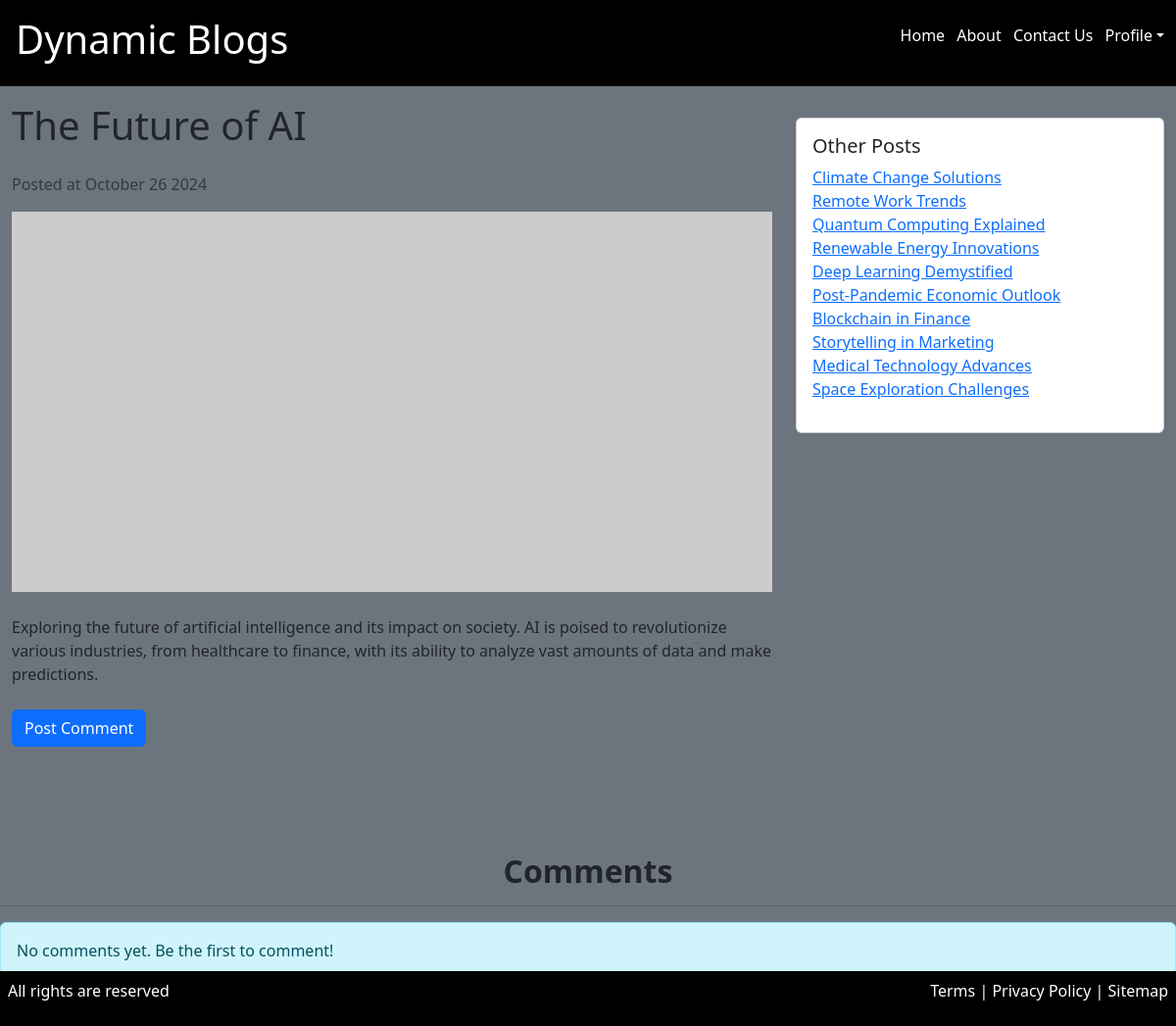
Screenshot of /post/the-future-of-ai (signed in) with the database file from the repository.
### MyBlog/models.py (models this page shows, shortened)
class Post(models.Model):
    title = models.CharField(max_length=50)
    content = models.TextField()
    img = models.URLField(null = True)
    created_at = models.DateTimeField(auto_now_add = True)
    slug = models.SlugField(unique=True)

### MyBlog/views.py (the view)
# urls.py: path('post/<str:slug>',views.detail, name='detail'),
def detail(request,slug):
    if not request.user.is_authenticated:
        return redirect('login')
    try:
        post = Post.objects.get(slug=slug)
        other_posts = Post.objects.filter().exclude(pk=post.id)
        comments = Comment.objects.filter(post_id=post.id)
    except Post.DoesNotExist:
        raise Http404("Post Does Not Exist!")
    return render(request,'detail.html',{'post':post , 'other_posts':other_posts,'comments':comments})

### templates/detail.html (shortened to what this page needs)
{% extends 'base.html'%}
{% block content%}
<body>
  <div class="container-fluid" style="padding-bottom: 60px;">
      <div class="row">
          <div class="col-lg-8 col-md-10 col-sm-12">
              <h1 class="mb-4">{{post.title}}</h1>
              <p class="text-muted">Posted at {{post.created_at | date:"F j Y"}}</p>
              <img src="{{post.img}}" class="img-fluid mb-4" alt="image">
              <div class="post-content" style="max-width: 100%;">
                <p>{{post.content}}</p>
            </div>
              <div class="mt-4">
                <a href="{% url 'comment' slug=post.slug%}"><button class="btn btn-primary">Post Comment</button></a>
              </div>
          </div>
          <div class="col-lg-4 col-md-6 col-sm-12">
              <div class="card mt-3">
                  <div class="card-body">
                      <h5 class="card-title">Other Posts</h5>
                      <ul class="list-unstyled">
                          {% for other_post in other_posts|slice:":10" %}
                          <li><a class="op" href="{% url 'detail' slug=other_post.slug %}">{{other_post.title}}</a></li>
                          {% endfor %}
                      </ul>
                  </div>
              </div>
          </div>
      </div>
  </div>
  <div class="mt-5">
    <h2 class="text-dark fw-bold text-center">Comments</h2>
    <hr>
    {% if comments %}
      <div class="d-flex flex-wrap pb-5">
        {% for comment in comments %}
          <div class="comment mb-4 p-4 rounded mx-2" style="background-color: #f0f0f0; width: 300px;">
            <h5 class="text-primary">{{ comment.name }} comments</h5>
            <span class="text-muted small">at {{ comment.created_at | date:"F j Y" }}</span>
            <p class="text-dark mt-2">{{ comment.message }}</p>
          </div>
        {% endfor %}
      </div>
    {% else %}
      <div class="alert alert-info mb-5" role="alert ">
        No comments yet. Be the first to comment!
      </div>
    {% endif %}
  </div>
</body>
{% endblock content %}

### rows the page displays
Post: title "The Future of AI", created_at "October 26 2024", content "Exploring the future of artificial intelligence and its impact on society. AI is poised to revolutionize various industries, from healthcare to finance, with its ability to analyze vast amounts of data and make predictions."
Post: title "Climate Change Solutions"
Post: title "Remote Work Trends"
Post: title "Quantum Computing Explained"
Post: title "Renewable Energy Innovations"
Post: title "Deep Learning Demystified"
Post: title "Post-Pandemic Economic Outlook"
Post: title "Blockchain in Finance"
Post: title "Storytelling in Marketing"
Post: title "Medical Technology Advances"
Post: title "Space Exploration Challenges"
